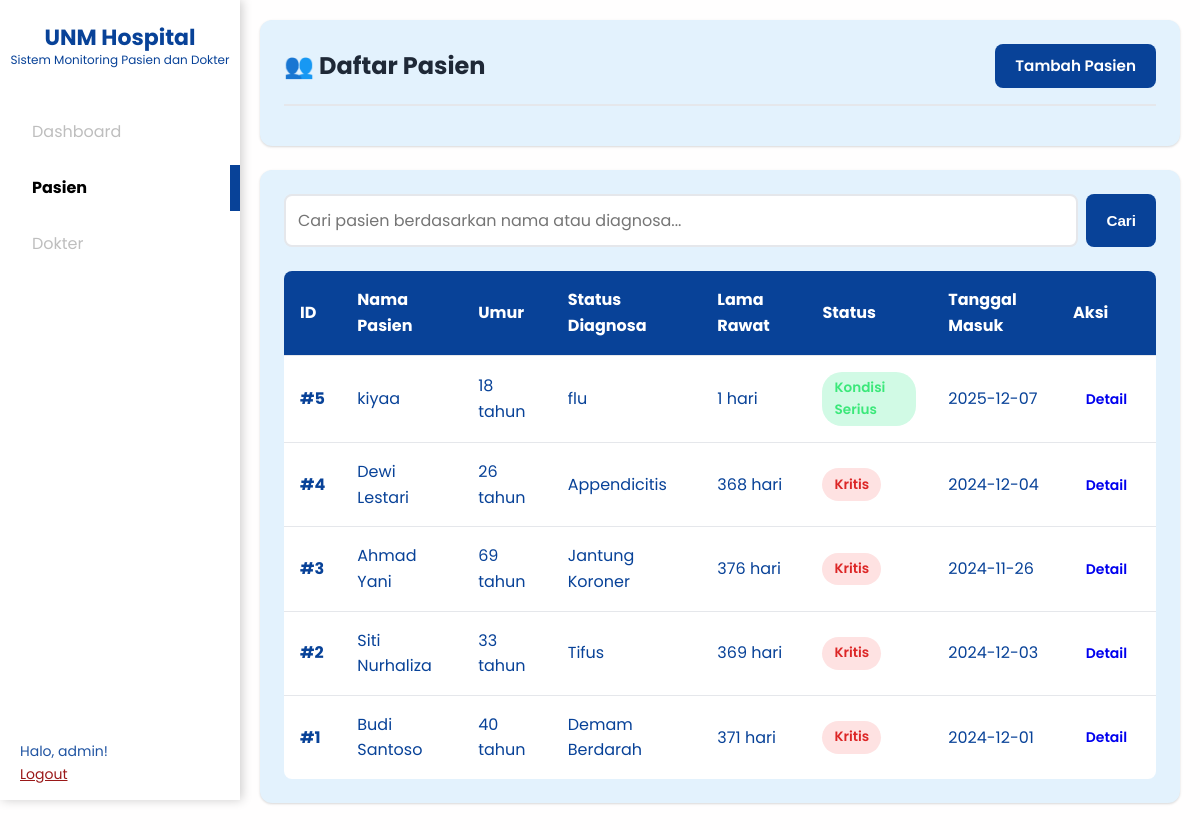
Page /pasien (signed in) on the committed database.
### project_uas2/project_uas/main.py (models this page shows, shortened)
class Pasien(db.Model):
    id = db.Column(db.Integer, primary_key=True)
    nama = db.Column(db.String(200), nullable=False)
    umur = db.Column(db.Integer, nullable=False)
    kategori_umur = db.Column(db.String(50))
    status_pasien = db.Column(db.String(50))
    status_perawatan = db.Column(db.String(50))
    diagnosa = db.Column(db.String(300), nullable=False)
    tanggal_masuk = db.Column(db.Date, nullable=False)
    tanggal_keluar = db.Column(db.Date, nullable=True)
    lama_rawat = db.Column(db.Integer, nullable=True)
    biaya_total = db.Column(db.Integer, nullable=True)
    status = db.Column(db.String(50), nullable=True)
    ruangan = db.Column(db.String(50))
    tgl_lahir = db.Column(db.Date, nullable=False)
    gol_darah = db.Column(db.String(5))
    jenis_kelamin = db.Column(db.String(20))
    alamat = db.Column(db.Text)
    no_telepon = db.Column(db.String(20))
    wali_pasien = db.Column(db.String(100))
    ruangan_id = db.Column(db.Integer, db.ForeignKey('ruangan.id'))
    ruangan = db.relationship("Ruangan", backref="pasien_relasi")

### project_uas2/project_uas/main.py (the view)
@app.route('/pasien')
@login_required
def pasien():
    search = request.args.get('search', '').strip()
    if search:
        q = f"%{search}%"
        pasien_list = Pasien.query.filter(
            (Pasien.nama.ilike(q)) | (Pasien.diagnosa.ilike(q))
        ).all()
    else:
        pasien_list = Pasien.query.order_by(Pasien.id.desc()).all()
    for p in pasien_list:
        if p.tgl_lahir:
            lahir = p.tgl_lahir
            today = date.today()
            umur = today.year - lahir.year - ((today.month, today.day) < (lahir.month, lahir.day))
            p.umur = umur  # tambahkan atribut sementara untuk template
        else:
            p.umur = None  # jika tanggal lahir tidak ada
    return render_template('pasien.html', pasien_list=pasien_list, search=search)

### project_uas2/project_uas/main.py (called while the page is built)
def login_required(f):
    @wraps(f)
    def decorated(*args, **kwargs):
        if 'username' not in session:
            flash('Silakan login terlebih dahulu!', 'warning')
            return redirect(url_for('login'))
        return f(*args, **kwargs)
    return decorated

### project_uas2/project_uas/templates/pasien.html (shortened to what this page needs)
{% extends "base.html" %}
{% block content %}
<div class="card">
    <div class="card-header">
        <div class="flex-between">
            <h1 class="card-title">👥 Daftar Pasien</h1>
            <a href="{{ url_for('tambah_pasien') }}" class="btn btn-primary">
                Tambah Pasien
            </a>
        </div>
    </div>
</div>
<div class="card">
    <div class="card-body">
        <form method="GET" action="{{ url_for('pasien') }}" class="search-bar">
            <input type="text" name="search" class="form-control"
                placeholder="Cari pasien berdasarkan nama atau diagnosa..."
                value="{{ search if search else '' }}">
            <button type="submit" class="btn btn-primary">Cari</button>
        </form>
        {% if pasien_list %}
        <div class="table-responsive">
            <table class="table">
                <thead>
                    <tr>
                        <th>ID</th>
                        <th>Nama Pasien</th>
                        <th>Umur</th>
                        <th>Status Diagnosa</th>
                        <th>Lama Rawat</th>
                        <th>Status</th>
                        <th>Tanggal Masuk</th>
                        <th>Aksi</th>
                    </tr>
                </thead>
                <tbody>
                    {% for pasien in pasien_list %}
                    <tr>
                        <td><strong>#{{ pasien.id }}</strong></td>
                        <td>{{ pasien.nama }}</td>
                        <td>{{ pasien.umur }} tahun</td>
                        <td>{{ pasien.diagnosa }}</td>
                        <td>{{ pasien.lama_rawat }} hari</td>
                        <td>
                            {% if pasien.status == 'Kritis' %}
                            <span class="badge badge-danger">Kritis</span>
                            {% else %}
                            <span class="badge badge-success">Kondisi Serius</span>
                            {% endif %}
                        </td>
                        <td>{{ pasien.tanggal_masuk }}</td>
                        <td>
                            <a href="{{ url_for('detail_pasien', pasien_id=pasien.id) }}"
                            class="btn btn-info btn-sm">
                                Detail
                            </a>
                        </td>
                    </tr>
                    {% endfor %}
                </tbody>
            </table>
        </div>
        {% endif %}
    </div>
</div>
{% endblock %}

### project_uas2/project_uas/templates/base.html (shortened to what this page needs)
<!DOCTYPE html>
<html lang="id">
<head>
    <link rel="stylesheet" href="{{ url_for('static', filename='style.css') }}">
    <link rel='stylesheet' href='https://cdn-uicons.flaticon.com/3.0.0/uicons-solid-rounded/css/uicons-solid-rounded.css'>
</head>
<body>
    {% if session.username %}
    <aside class="sidebar">
        <div class="sidebar-brand">UNM Hospital
            <h6 class="sidebar-">Sistem Monitoring Pasien dan Dokter</h6>
        </div>
        <ul class="sidebar-nav">
            <li><a href="{{ url_for('dashboard') }}"
                class="{% if request.endpoint == 'dashboard' %}active{% endif %}">
                Dashboard</a></li>
            <li><a href="{{ url_for('pasien') }}"
                class="{% if request.endpoint == 'pasien' %}active{% endif %}">
                Pasien</a></li>
            <li><a href="{{ url_for('dokter') }}"
                class="{% if request.endpoint == 'dokter' %}active{% endif %}">
                Dokter</a></li>
        </ul>
        <div class="sidebar-user">
            Halo, {{ session.username }}! <br>
            <a href="{{ url_for('logout') }}" style="color: #900000;">Logout</a>
        </div>
    </aside>
    {% endif %}
    <div class="container">
        {% block content %}{% endblock %}
    </div>
</body>
</html>

### project_uas2/project_uas/static/style.css (style rules this page uses)
* { margin: 0; padding: 0; box-sizing: border-box; }
:root { --primary-color: #084298; --secondary-color: #1e40af; --success-color: #3be87a; --danger-color: #dc2626; --warning-color: #e3cc00; --info-color: #0891b2; --dark-color: #1f2937; --light-color: #f9fafb; --border-color: #e5e7eb; --text-color: #212529; --shadow: 0 1px 3px 0 rgba(0, 0, 0, 0.1), 0 1px 2px 0 rgba(0, 0, 0, 0.06); --shadow-lg: 0 10px 15px -3px rgba(0, 0, 0, 0.1), 0 4px 6px -2px rgba(0, 0, 0, 0.05); }
body { font-family: 'Segoe UI', Tahoma, Geneva, Verdana, sans-serif; background: rgb(255, 254, 254); min-height: 100vh; color: var(--text-color); line-height: 1.6; font-family: 'Poppins', sans-serif; }
.container { max-width: 1200px; margin: 0 auto; padding: 20px; }
.sidebar { width: 240px !important; height: 100vh !important; background-color: white !important; color: #084298 !important; position: fixed !important; top: 0 !important; left: 0 !important; padding-top: 20px !important; display: flex !important; flex-direction: column !important; box-shadow: 2px 0px 10px rgba(0,0,0,0.2) !important; }
.sidebar-brand h6 { font-size: 12px; font-weight: normal; text-align: center; margin-top: -5px; color: #084298; }
.sidebar-brand { font-size: 22px; font-weight: bold; text-align: center; margin-bottom: 30px; }
.sidebar-nav { list-style: none; padding: 0; margin: 0; }
.sidebar-nav li { margin: 10px 0; }
.sidebar-nav a { color: rgb(190, 190, 190); text-decoration: none; display: flex; align-items: center; gap: 12px; padding: 10px 20px; transition: background-color 0.3s ease, padding 0.3s ease, border-radius 0.3s ease, color 0.3s ease; }
.sidebar-nav a.active { background-color: transparent; font-weight: bold; color: black; padding: 10px 20px; border-right: 10px solid #084298; border-left: none; border-top: none; border-bottom: none; transition: border 0.3s ease, padding 0.3s ease, border-radius 0.3s ease, color 0.3s ease; }
.sidebar-user { margin-top: auto; padding: 15px 20px; font-size: 14px; opacity: 0.9; }
.container { margin-left: 240px !important; padding-top: 20px !important; }
.card { background: #E3F2FD; border-radius: 12px; box-shadow: var(--shadow); padding: 1.5rem; margin-bottom: 1.5rem; transition: transform 0.3s ease, box-shadow 0.3s ease; color: #084298; }
.card-header { border-bottom: 2px solid var(--border-color); padding-bottom: 1rem; margin-bottom: 1rem; }
.card-title { font-size: 1.5rem; font-weight: 700; color: var(--dark-color); margin: 0; }
.card-body { padding: 0; }
.btn { padding: 0.625rem 1.25rem; border: none; border-radius: 8px; font-weight: 600; cursor: pointer; text-decoration: none; display: inline-block; transition: all 0.3s ease; font-size: 0.95rem; }
.btn-primary { background: var(--primary-color); color: white; }
.btn-sm { padding: 0.4rem 0.8rem; font-size: 0.875rem; }
.form-control { width: 100%; padding: 0.75rem; border: 2px solid var(--border-color); border-radius: 8px; font-size: 1rem; transition: all 0.3s ease; font-family: inherit; }
.table-responsive { overflow-x: auto; margin-top: 1rem; }
.table { width: 100%; border-collapse: collapse; background: white; border-radius: 8px; overflow: hidden; }
.table thead { background: var(--primary-color); color: white; }
.table th, .table td { padding: 1rem; text-align: left; border-bottom: 1px solid var(--border-color); }
.table tbody tr:last-child td { border-bottom: none; }
.badge { padding: 0.35rem 0.75rem; border-radius: 20px; font-size: 0.85rem; font-weight: 600; display: inline-block; }
.badge-success { background: #d1fae5; color: var(--success-color); }
.badge-danger { background: #fee2e2; color: var(--danger-color); }
.search-bar { margin-bottom: 1.5rem; display: flex; gap: 0.5rem; }
.search-bar input { flex: 1; }
.flex-between { display: flex; justify-content: space-between; align-items: center; }

### rows in the picture
Pasien: id "5", nama "kiyaa", umur "18", diagnosa "flu", lama_rawat "1", status "Kondisi Serius", tanggal_masuk "2025-12-07"
Pasien: id "4", nama "Dewi Lestari", umur "26", diagnosa "Appendicitis", lama_rawat "368", status "Kritis", tanggal_masuk "2024-12-04"
Pasien: id "3", nama "Ahmad Yani", umur "69", diagnosa "Jantung Koroner", lama_rawat "376", status "Kritis", tanggal_masuk "2024-11-26"
Pasien: id "2", nama "Siti Nurhaliza", umur "33", diagnosa "Tifus", lama_rawat "369", status "Kritis", tanggal_masuk "2024-12-03"
Pasien: id "1", nama "Budi Santoso", umur "40", diagnosa "Demam Berdarah", lama_rawat "371", status "Kritis", tanggal_masuk "2024-12-01"

### other values in the picture
{{ session.username }} "admin"
